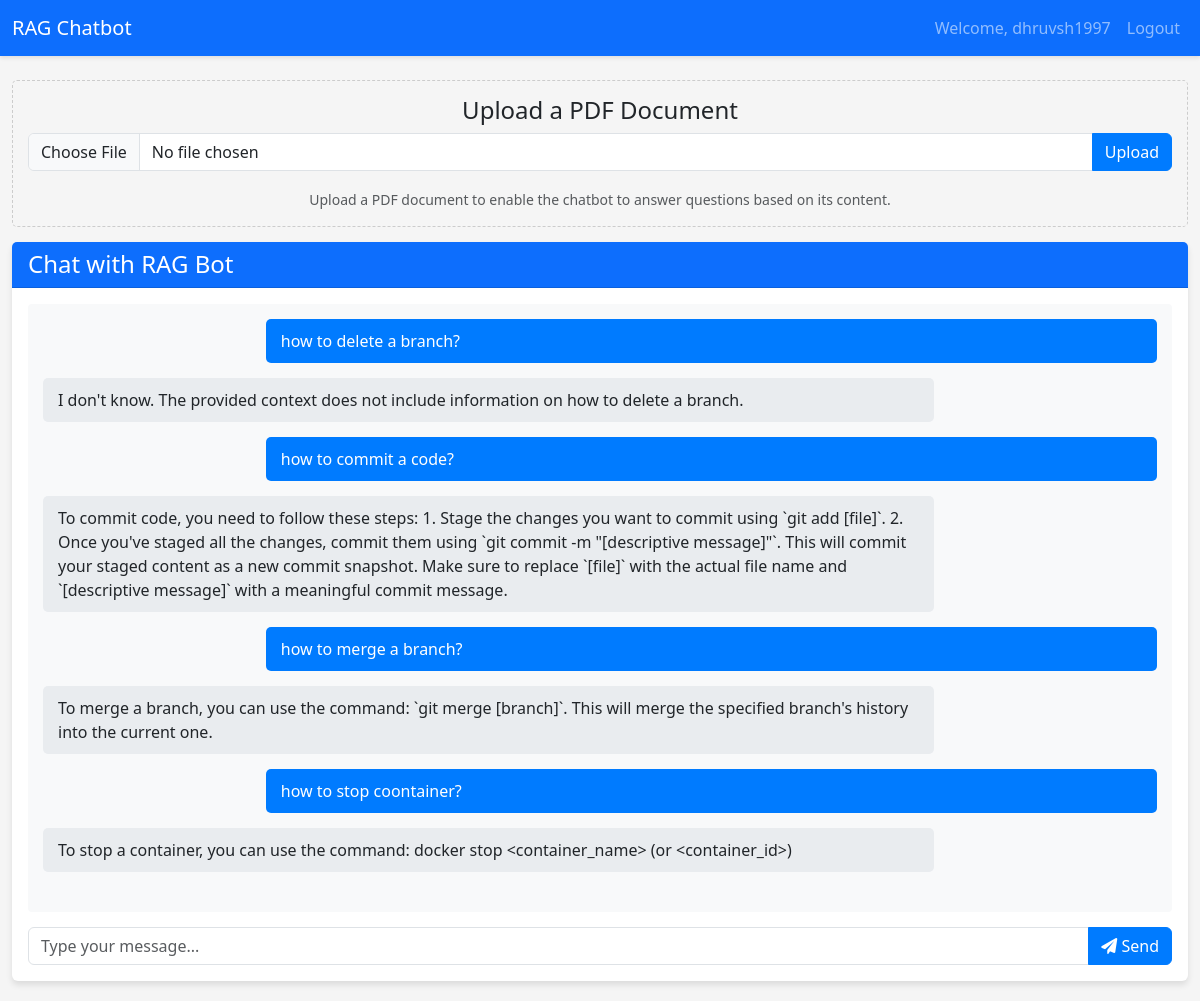
The app's page / (signed in) with its own data.
### chatbot/models.py (models this page shows, shortened)
class Message(models.Model):
    ROLE_CHOICES = [
        ('user', 'User'),
        ('assistant', 'Assistant'),
    ]
    session = models.ForeignKey(ChatSession, on_delete=models.CASCADE, related_name='messages')
    role = models.CharField(max_length=10, choices=ROLE_CHOICES)
    content = models.TextField()
    timestamp = models.DateTimeField(default=timezone.now)
    class Meta:
        ordering = ['timestamp']

### chatbot/views.py (the view)
# urls.py: path('', views.chat_view, name='chat'),
@login_required
def chat_view(request):
    chat_session = ChatSession.objects.filter(user=request.user).order_by('-created_at').first()
    if not chat_session:
        chat_session = ChatSession.objects.create(user=request.user)
    messages = Message.objects.filter(session=chat_session)
    has_vectorstore = VectorStore.objects.filter(is_active=True).exists()
    context = {
        'messages': messages,
        'session_id': chat_session.id,
        'has_vectorstore': has_vectorstore,
    }
    return render(request, 'chatbot/chat.html', context)

### chatbot/templates/chatbot/chat.html (shortened to what this page needs)
{% extends 'chatbot/base.html' %}
{% load static %}
{% block content %}
<div class="row">
    <div class="col-md-12">
        <div id="document-upload-area">
            <h4>Upload a PDF Document</h4>
            <form id="document-upload-form" enctype="multipart/form-data">
                <div class="input-group mb-3">
                    <input type="file" class="form-control" id="document-input" name="document" accept=".pdf">
                    <button class="btn btn-primary" type="submit" id="upload-button">Upload</button>
                </div>
                <small class="form-text text-muted">Upload a PDF document to enable the chatbot to answer questions based on its content.</small>
            </form>
        </div>
        <div class="card">
            <div class="card-header bg-primary text-white">
                <h4 class="mb-0">Chat with RAG Bot</h4>
            </div>
            <div class="card-body chat-container">
                <div class="chat-messages" id="chat-messages">
                    {% for message in messages %}
                        <div class="message {% if message.role == 'user' %}user-message{% else %}assistant-message{% endif %}">
                            {{ message.content }}
                        </div>
                    {% endfor %}
                </div>
                <div class="chat-input">
                    <form id="chat-form">
                        <div class="input-group">
                            <input type="text" id="message-input" class="form-control" placeholder="Type your message..." {% if not has_vectorstore %}disabled{% endif %}>
                            <button class="btn btn-primary" type="submit" id="send-button" {% if not has_vectorstore %}disabled{% endif %}>
                                <i class="fas fa-paper-plane"></i> Send
                            </button>
                        </div>
                    </form>
                </div>
            </div>
        </div>
    </div>
</div>
{% endblock %}

### chatbot/templates/chatbot/base.html (shortened to what this page needs)
<!DOCTYPE html>
<html lang="en">
<head>
    <link href="https://cdn.jsdelivr.net/npm/bootstrap@5.3.0-alpha1/dist/css/bootstrap.min.css" rel="stylesheet">
    <link href="https://cdnjs.cloudflare.com/ajax/libs/font-awesome/6.0.0/css/all.min.css" rel="stylesheet">
    {% load static %}
    <link href="{% static 'css/styles.css' %}" rel="stylesheet">
</head>
<body>
    <header>
        <nav class="navbar navbar-expand-lg navbar-dark bg-primary">
            <div class="container">
                <a class="navbar-brand" href="{% url 'chat' %}">RAG Chatbot</a>
                {% if user.is_authenticated %}
                <div class="navbar-nav ms-auto">
                    <span class="nav-item nav-link">Welcome, {{ user.username }}</span>
                    <a class="nav-item nav-link" href="{% url 'logout' %}">Logout</a>
                </div>
                {% endif %}
            </div>
        </nav>
    </header>
    <div class="container mt-4">
        {% block content %}{% endblock %}
    </div>
</body>
</html>

### chatbot/static/css/styles.css (style rules this page uses)
body { font-family: 'Segoe UI', Tahoma, Geneva, Verdana, sans-serif; background-color: #f5f5f5; }
.container { max-width: 1200px; }
.navbar { box-shadow: 0 2px 4px rgba(0, 0, 0, 0.1); }
.card { box-shadow: 0 4px 6px rgba(0, 0, 0, 0.1); border: none; margin-bottom: 20px; }
.card-header { border-bottom: 1px solid rgba(0, 0, 0, 0.125); background-color: #fff; }
.btn-primary { background-color: #007bff; border-color: #007bff; }
.message { position: relative; margin-bottom: 15px; padding: 10px 15px; border-radius: 5px; max-width: 80%; }
.user-message { background-color: #007bff; color: white; align-self: flex-end; margin-left: auto; border-bottom-right-radius: 0; }
.assistant-message { background-color: #e9ecef; color: #212529; border-bottom-left-radius: 0; }

### chatbot/templates/chatbot/chat.html (style rules this page uses)
.chat-container { height: 70vh; display: flex; flex-direction: column; }
.chat-messages { flex: 1; overflow-y: auto; padding: 15px; background-color: #f8f9fa; border-radius: 0.25rem; }
.message { margin-bottom: 15px; padding: 10px 15px; border-radius: 5px; max-width: 80%; }
.user-message { background-color: #007bff; color: white; align-self: flex-end; margin-left: auto; }
.assistant-message { background-color: #e9ecef; color: #212529; }
.chat-input { margin-top: 15px; }
#document-upload-area { margin-bottom: 15px; padding: 15px; border: 1px dashed #ccc; border-radius: 5px; text-align: center; }

### records on screen
Message: content "how to delete a branch?"
Message: content "I don't know. The provided context does not include information on how to delete a branch."
Message: content "how to commit a code?"
Message: content "To commit code, you need to follow these steps: 1. Stage the changes you want to commit using `git add [file]`. 2. Once you've staged all the changes, commit them using `git commit -m \"[descriptive message]\"`. This will commit your staged content as a new commit snapshot. Make sure to replace `[file]` with the actual file name and `[descriptive message]` with a meaningful commit message."
Message: content "how to merge a branch?"
Message: content "To merge a branch, you can use the command: `git merge [branch]`. This will merge the specified branch's history into the current one."
Message: content "how to stop coontainer?"
Message: content "To stop a container, you can use the command: docker stop <container_name> (or <container_id>)"

### other values on screen
{{ user.username }} "dhruvsh1997"
